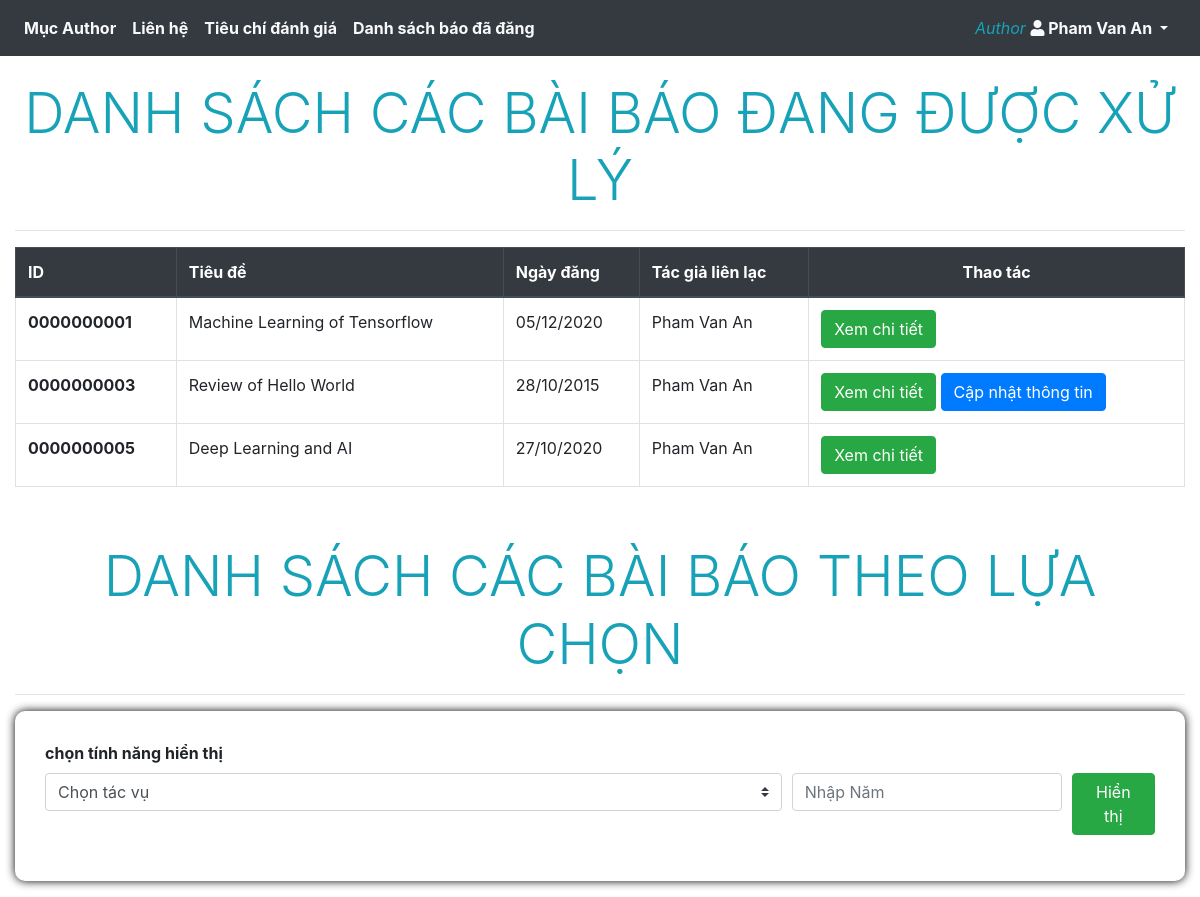
Page /Client/authorHomepage.php (signed in) on the committed database.
### tables this page shows
create table paper(
	paper_id char(10),
	title varchar(255) not null,
    summary varchar(255),
    paper_file varchar(255),
    post_date date,
    `status` varchar(255) check (`status` in ('in review', 'response review', 'complete review', 'publishing', 'posted')),
    after_review_result varchar(255),
    final_result varchar(255) check(final_result in('rejection','minor revision','acceptance','major revision')),
    announce_date date,
    editor_id char(10) not null,
    contact_author_id char(10) not null,
    note_for_author varchar(255),
    primary key(paper_id),
	foreign key(editor_id) references  editor(id) ON DELETE CASCADE ON UPDATE CASCADE,
    foreign key(contact_author_id) references  author(id) ON DELETE CASCADE ON UPDATE CASCADE
);

create table scientist(
	id char(10),	
	last_name varchar(255) not null,
	middle_name varchar(255),
	first_name varchar(255) not null,
	phone char(11),
    address varchar(255),
    `organization` varchar(255),
    job varchar(255),
	primary key(id)
);

### Server/authorServer.php (called while the page is built, shortened)
<?php
include('userLogin.php');
$userid = $_SESSION['userid'];
$select_all_paper_query = "select * from paper where paper_id not in (select paper_id from paper where status='posted')";
$select_all_paper_result = mysqli_query($connect_handle, $select_all_paper_query);
?>

### Client/authorHomePage.php (the view, shortened to what this page needs)
<!DOCTYPE html>
<html lang="en-US">
<head>
    <link rel="stylesheet" href="style/login.css">
    <link rel="stylesheet" href="https://maxcdn.bootstrapcdn.com/bootstrap/4.5.2/css/bootstrap.min.css">
    <link rel="stylesheet" href="https://use.fontawesome.com/releases/v5.7.0/css/all.css"
>
</head>
<?php include('../Server/authorServer.php'); ?>
<body>
    <div>
        <?php include_once('component/header.php');?>
    </div>
    <div class="container-fluid" style="padding-top: 80px;">
        <div class="display-4 text-center text-info text-uppercase">Danh sách các bài báo đang được xử lý</div>
        <hr>
        <table class="table table-bordered">
            <thead class="thead-dark">
                <tr>
                    <th scope="col">ID</th>
                    <th scope="col">Tiêu đề</th>
                    <th scope="col">Ngày đăng</th>
                    <th scope="col">Tác giả liên lạc</th>
                    <th class="text-center" scope="col">Thao tác</th>
                </tr>
            </thead>
            <tbody>
                <?php foreach ($select_all_paper_result as $paper){ ?>
                <tr>
                    <td>
                        <?php echo '<strong>'.$paper['paper_id'].'</strong>'; ?>
                    </td>
                    <td>
                        <?php echo $paper['title']; ?>
                    </td>
                    <td>
                        <?php echo date('d/m/Y', strtotime($paper['post_date']));?>
                    </td>
                    <td>
                        <?php
                            $author_id = $paper['contact_author_id'];
                            $get_author_name_query = "select last_name, middle_name, first_name from scientist where id = '$author_id'";
                            $get_author_name_result = mysqli_query($connect_handle, $get_author_name_query);
                            $data = mysqli_fetch_assoc($get_author_name_result);
                            echo $data['last_name']." ".$data['middle_name']." ".$data['first_name'];
                        ?>
                    </td>
                    <td class="text-left">
                        <form class="option" method="POST" action="authorHomePage.php">
                            <button class="btn btn-success" name="getMoreInfoBtn">Xem chi tiết</button>
                            <?php
                                $paperid = $paper['paper_id'];
                                $check_query = "select * from paper where paper_id = '$paperid' and contact_author_id = '$userid' and isnull(status)";
                                $check_result = mysqli_query($connect_handle, $check_query);
                            ?>
                            <?php if(mysqli_num_rows($check_result) > 0):?>
                                <button class="btn btn-primary" name="updatePaper">Cập nhật thông tin</button>
                            <?php endif?>
                        </form>
                    </td>
                </tr>
                <?php } ?>
            </tbody>
        </table>
        <div class="display-4 text-center text-info text-uppercase" style="padding-top: 40px;">Danh sách các bài báo
            theo lựa chọn</div>
        <hr>
        <form class="form-container" name="viewOption" method="POST" action="authorHomePage.php">
            <label for="viewOption"><strong>chọn tính năng hiển thị</strong></label>
            <div class="form-row">
                <div class="form-group col-md-8">
                    <select class="custom-select" name="optionView">
                        <option selected>Chọn tác vụ</option>
                    </select>
                </div>
                <div class="form-group col-md-3">
                    <input type="number" class="form-control" name="year" id="year"
                        aria-describedby="emailHelp" placeholder="Nhập Năm">
                </div>
                <div class="form-group text-right col-md-1">
                    <button type="submit" class="btn btn-success" name="viewOption">Hiển thị</button>
                </div>
            </div>
        </form>
    </div>
</body>
</html>

### style/login.css (style rules this page uses)
.form-container { background: #ffffff; padding: 30px; border-radius: 10px; box-shadow: 0px 0px 10px 0px #000000; }

### rows in the picture
paper: paper_id "0000000001", title "Machine Learning of Tensorflow", post_date "05/12/2020", scientist.last_name "Pham", scientist.middle_name "Van", scientist.first_name "An"
paper: paper_id "0000000003", title "Review of Hello World", post_date "28/10/2015", scientist.last_name "Pham", scientist.middle_name "Van", scientist.first_name "An", shows "Cập nhật thông tin"
paper: paper_id "0000000005", title "Deep Learning and AI", post_date "27/10/2020", scientist.last_name "Pham", scientist.middle_name "Van", scientist.first_name "An"

### other values in the picture
$_SESSION['username'] "Pham Van An"
